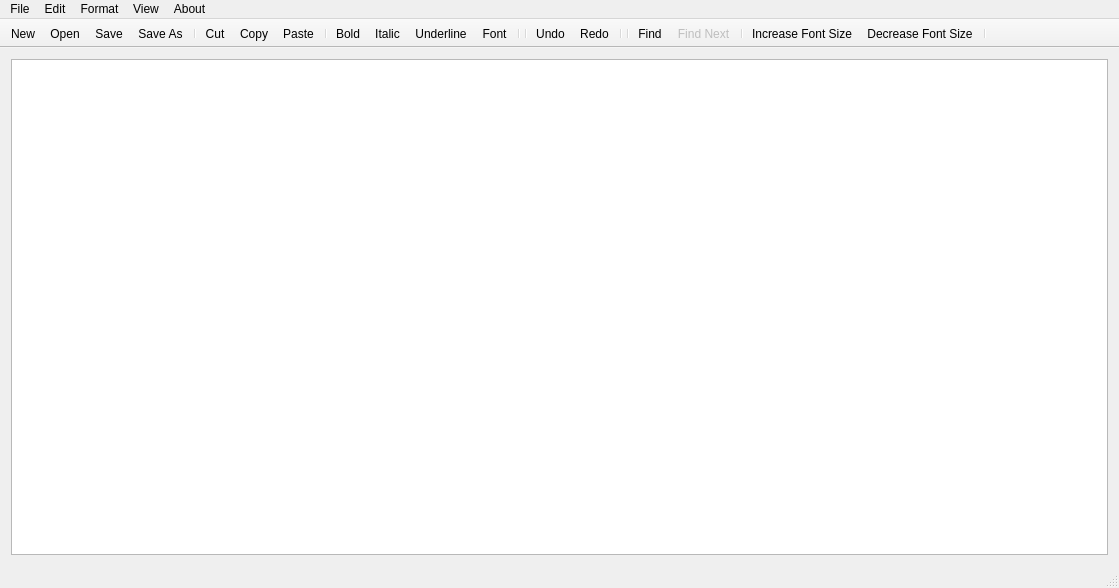
<?xml version="1.0" encoding="UTF-8"?>
<ui version="4.0">
 <class>MyNotePad</class>
 <widget class="QMainWindow" name="MyNotePad">
  <property name="geometry">
   <rect>
    <x>0</x>
    <y>0</y>
    <width>1119</width>
    <height>588</height>
   </rect>
  </property>
  <property name="windowTitle">
   <string>MyNotePad</string>
  </property>
  <widget class="QWidget" name="centralWidget">
   <layout class="QVBoxLayout" name="verticalLayout">
    <item>
     <widget class="QTextEdit" name="textEdit">
      <property name="enabled">
       <bool>true</bool>
      </property>
      <property name="lineWidth">
       <number>1</number>
      </property>
     </widget>
    </item>
   </layout>
  </widget>
  <widget class="QMenuBar" name="menuBar">
   <property name="geometry">
    <rect>
     <x>0</x>
     <y>0</y>
     <width>1119</width>
     <height>25</height>
    </rect>
   </property>
   <property name="nativeMenuBar">
    <bool>false</bool>
   </property>
   <widget class="QMenu" name="menuFile">
    <property name="title">
     <string>File</string>
    </property>
    <widget class="QMenu" name="menuOpen_Recent_Files">
     <property name="enabled">
      <bool>true</bool>
     </property>
     <property name="toolTip">
      <string>Open Recent Files</string>
     </property>
     <property name="statusTip">
      <string/>
     </property>
     <property name="title">
      <string>Open Recent Files</string>
     </property>
     <property name="icon">
      <iconset>
       <normaloff>Icons/Recent.png</normaloff>Icons/Recent.png</iconset>
     </property>
    </widget>
    <addaction name="actionNew"/>
    <addaction name="actionOpen"/>
    <addaction name="menuOpen_Recent_Files"/>
    <addaction name="separator"/>
    <addaction name="actionSave"/>
    <addaction name="actionSave_As"/>
    <addaction name="separator"/>
    <addaction name="actionExit"/>
   </widget>
   <widget class="QMenu" name="menuEdit">
    <property name="title">
     <string>Edit</string>
    </property>
    <addaction name="actionCut"/>
    <addaction name="actionCopy"/>
    <addaction name="actionPaste"/>
    <addaction name="separator"/>
    <addaction name="actionUndo"/>
    <addaction name="actionRedo"/>
    <addaction name="separator"/>
    <addaction name="actionFind"/>
    <addaction name="actionFind_Next"/>
    <addaction name="separator"/>
    <addaction name="actionZoom_In"/>
    <addaction name="actionZoom_Out"/>
    <addaction name="separator"/>
    <addaction name="actionSelect_All"/>
    <addaction name="actionClear_All"/>
    <addaction name="separator"/>
   </widget>
   <widget class="QMenu" name="menuFormat">
    <property name="title">
     <string>Format</string>
    </property>
    <widget class="QMenu" name="menuBullets">
     <property name="toolTip">
      <string>Create Bulleted List</string>
     </property>
     <property name="title">
      <string>Bullets</string>
     </property>
     <addaction name="actionDisc"/>
     <addaction name="actionCircle"/>
     <addaction name="actionSquare"/>
    </widget>
    <widget class="QMenu" name="menuNumbering">
     <property name="toolTip">
      <string>Create Numbered List</string>
     </property>
     <property name="title">
      <string>Numbering</string>
     </property>
     <addaction name="actionArabic"/>
     <addaction name="actionUppercase_Roman"/>
     <addaction name="actionLowercase_Roman"/>
     <addaction name="actionUppercase_Alphabetic"/>
     <addaction name="actionLowercase_Alphabetic"/>
    </widget>
    <addaction name="actionBold"/>
    <addaction name="actionItalic"/>
    <addaction name="actionUnderline"/>
    <addaction name="actionFont"/>
    <addaction name="separator"/>
    <addaction name="actionStrikethrough"/>
    <addaction name="actionSubscript"/>
    <addaction name="actionSuperscript"/>
    <addaction name="separator"/>
    <addaction name="menuBullets"/>
    <addaction name="menuNumbering"/>
    <addaction name="separator"/>
    <addaction name="separator"/>
    <addaction name="actionColour"/>
   </widget>
   <widget class="QMenu" name="menuAbout">
    <property name="title">
     <string>About</string>
    </property>
    <addaction name="actionAbout"/>
   </widget>
   <widget class="QMenu" name="menuView">
    <property name="title">
     <string>View</string>
    </property>
    <addaction name="actionToolbar"/>
    <addaction name="actionStatus_Bar"/>
   </widget>
   <addaction name="menuFile"/>
   <addaction name="menuEdit"/>
   <addaction name="menuFormat"/>
   <addaction name="menuView"/>
   <addaction name="menuAbout"/>
  </widget>
  <widget class="QToolBar" name="mainToolBar">
   <property name="movable">
    <bool>false</bool>
   </property>
   <property name="floatable">
    <bool>true</bool>
   </property>
   <attribute name="toolBarArea">
    <enum>TopToolBarArea</enum>
   </attribute>
   <attribute name="toolBarBreak">
    <bool>false</bool>
   </attribute>
   <addaction name="actionNew"/>
   <addaction name="actionOpen"/>
   <addaction name="actionSave"/>
   <addaction name="actionSave_As"/>
   <addaction name="separator"/>
   <addaction name="actionCut"/>
   <addaction name="actionCopy"/>
   <addaction name="actionPaste"/>
   <addaction name="separator"/>
   <addaction name="actionBold"/>
   <addaction name="actionItalic"/>
   <addaction name="actionUnderline"/>
   <addaction name="actionFont"/>
   <addaction name="separator"/>
   <addaction name="separator"/>
   <addaction name="actionUndo"/>
   <addaction name="actionRedo"/>
   <addaction name="separator"/>
   <addaction name="separator"/>
   <addaction name="actionFind"/>
   <addaction name="actionFind_Next"/>
   <addaction name="separator"/>
   <addaction name="actionZoom_In"/>
   <addaction name="actionZoom_Out"/>
   <addaction name="separator"/>
  </widget>
  <widget class="QStatusBar" name="statusBar">
   <property name="enabled">
    <bool>true</bool>
   </property>
  </widget>
  <action name="actionNew">
   <property name="icon">
    <iconset resource="icons.qrc">
     <normaloff>:/ico/Icons/New.png</normaloff>:/ico/Icons/New.png</iconset>
   </property>
   <property name="text">
    <string>New</string>
   </property>
   <property name="statusTip">
    <string>Create New Document</string>
   </property>
   <property name="shortcut">
    <string>Ctrl+N</string>
   </property>
  </action>
  <action name="actionOpen">
   <property name="icon">
    <iconset resource="icons.qrc">
     <normaloff>:/ico/Icons/Open.png</normaloff>:/ico/Icons/Open.png</iconset>
   </property>
   <property name="text">
    <string>Open</string>
   </property>
   <property name="statusTip">
    <string>Open Documents</string>
   </property>
   <property name="shortcut">
    <string>Ctrl+O</string>
   </property>
  </action>
  <action name="actionSave">
   <property name="icon">
    <iconset resource="icons.qrc">
     <normaloff>:/ico/Icons/Save.png</normaloff>:/ico/Icons/Save.png</iconset>
   </property>
   <property name="text">
    <string>Save</string>
   </property>
   <property name="statusTip">
    <string>Save Document</string>
   </property>
   <property name="shortcut">
    <string>Ctrl+S</string>
   </property>
  </action>
  <action name="actionSave_As">
   <property name="icon">
    <iconset resource="icons.qrc">
     <normaloff>:/ico/Icons/Save_As.png</normaloff>:/ico/Icons/Save_As.png</iconset>
   </property>
   <property name="text">
    <string>Save As</string>
   </property>
   <property name="statusTip">
    <string>Save Document Using New Name</string>
   </property>
   <property name="shortcut">
    <string>Ctrl+Shift+S</string>
   </property>
  </action>
  <action name="actionExit">
   <property name="icon">
    <iconset resource="icons.qrc">
     <normaloff>:/ico/Icons/Cancel.png</normaloff>:/ico/Icons/Cancel.png</iconset>
   </property>
   <property name="text">
    <string>Exit</string>
   </property>
   <property name="statusTip">
    <string>Exit MyNotePad</string>
   </property>
  </action>
  <action name="actionCut">
   <property name="icon">
    <iconset resource="icons.qrc">
     <normaloff>:/ico/Icons/Cut.png</normaloff>:/ico/Icons/Cut.png</iconset>
   </property>
   <property name="text">
    <string>Cut</string>
   </property>
   <property name="statusTip">
    <string>Cut</string>
   </property>
   <property name="shortcut">
    <string>Ctrl+X</string>
   </property>
  </action>
  <action name="actionCopy">
   <property name="icon">
    <iconset resource="icons.qrc">
     <normaloff>:/ico/Icons/Copy.png</normaloff>:/ico/Icons/Copy.png</iconset>
   </property>
   <property name="text">
    <string>Copy</string>
   </property>
   <property name="statusTip">
    <string>Copy</string>
   </property>
   <property name="shortcut">
    <string>Ctrl+C</string>
   </property>
  </action>
  <action name="actionPaste">
   <property name="icon">
    <iconset resource="icons.qrc">
     <normaloff>:/ico/Icons/Paste.png</normaloff>:/ico/Icons/Paste.png</iconset>
   </property>
   <property name="text">
    <string>Paste</string>
   </property>
   <property name="statusTip">
    <string>Paste</string>
   </property>
   <property name="shortcut">
    <string>Ctrl+V</string>
   </property>
  </action>
  <action name="actionUndo">
   <property name="icon">
    <iconset resource="icons.qrc">
     <normaloff>:/ico/Icons/Undo.png</normaloff>:/ico/Icons/Undo.png</iconset>
   </property>
   <property name="text">
    <string>Undo</string>
   </property>
   <property name="statusTip">
    <string>Undo What You Did</string>
   </property>
   <property name="shortcut">
    <string>Ctrl+X</string>
   </property>
  </action>
  <action name="actionRedo">
   <property name="icon">
    <iconset resource="icons.qrc">
     <normaloff>:/ico/Icons/Redo.png</normaloff>:/ico/Icons/Redo.png</iconset>
   </property>
   <property name="text">
    <string>Redo</string>
   </property>
   <property name="statusTip">
    <string>Redo What You Did</string>
   </property>
   <property name="shortcut">
    <string>Ctrl+Y</string>
   </property>
  </action>
  <action name="actionFind">
   <property name="icon">
    <iconset resource="icons.qrc">
     <normaloff>:/ico/Icons/Find.png</normaloff>:/ico/Icons/Find.png</iconset>
   </property>
   <property name="text">
    <string>Find</string>
   </property>
   <property name="statusTip">
    <string>Find What You Want</string>
   </property>
   <property name="shortcut">
    <string>Ctrl+F</string>
   </property>
  </action>
  <action name="actionFind_Next">
   <property name="enabled">
    <bool>false</bool>
   </property>
   <property name="icon">
    <iconset resource="icons.qrc">
     <normaloff>:/ico/Icons/Find Next.png</normaloff>:/ico/Icons/Find Next.png</iconset>
   </property>
   <property name="text">
    <string>Find Next</string>
   </property>
   <property name="statusTip">
    <string>Find Next</string>
   </property>
   <property name="shortcut">
    <string>F5</string>
   </property>
  </action>
  <action name="actionZoom_In">
   <property name="icon">
    <iconset resource="icons.qrc">
     <normaloff>:/ico/Icons/Zoom In.png</normaloff>:/ico/Icons/Zoom In.png</iconset>
   </property>
   <property name="text">
    <string>Increase Font Size</string>
   </property>
   <property name="statusTip">
    <string>Zoom In</string>
   </property>
   <property name="shortcut">
    <string>Ctrl++</string>
   </property>
  </action>
  <action name="actionZoom_Out">
   <property name="icon">
    <iconset resource="icons.qrc">
     <normaloff>:/ico/Icons/Zoom Out.png</normaloff>:/ico/Icons/Zoom Out.png</iconset>
   </property>
   <property name="text">
    <string>Decrease Font Size</string>
   </property>
   <property name="statusTip">
    <string>Zoom Out</string>
   </property>
   <property name="shortcut">
    <string>Ctrl+-</string>
   </property>
  </action>
  <action name="actionSelect_All">
   <property name="icon">
    <iconset resource="icons.qrc">
     <normaloff>:/ico/Icons/Select All.png</normaloff>:/ico/Icons/Select All.png</iconset>
   </property>
   <property name="text">
    <string>Select All</string>
   </property>
   <property name="statusTip">
    <string>Select All</string>
   </property>
   <property name="shortcut">
    <string>Ctrl+A</string>
   </property>
  </action>
  <action name="actionClear_All">
   <property name="icon">
    <iconset resource="icons.qrc">
     <normaloff>:/ico/Icons/Clear.png</normaloff>:/ico/Icons/Clear.png</iconset>
   </property>
   <property name="text">
    <string>Clear All</string>
   </property>
   <property name="statusTip">
    <string>Clear All</string>
   </property>
  </action>
  <action name="actionBold">
   <property name="checkable">
    <bool>true</bool>
   </property>
   <property name="icon">
    <iconset resource="icons.qrc">
     <normaloff>:/ico/Icons/Bold.png</normaloff>:/ico/Icons/Bold.png</iconset>
   </property>
   <property name="text">
    <string>Bold</string>
   </property>
   <property name="statusTip">
    <string>Bold Text</string>
   </property>
   <property name="shortcut">
    <string>Ctrl+B</string>
   </property>
  </action>
  <action name="actionItalic">
   <property name="checkable">
    <bool>true</bool>
   </property>
   <property name="icon">
    <iconset resource="icons.qrc">
     <normaloff>:/ico/Icons/Italic.png</normaloff>:/ico/Icons/Italic.png</iconset>
   </property>
   <property name="text">
    <string>Italic</string>
   </property>
   <property name="statusTip">
    <string>Italic Text</string>
   </property>
   <property name="shortcut">
    <string>Ctrl+I</string>
   </property>
  </action>
  <action name="actionUnderline">
   <property name="checkable">
    <bool>true</bool>
   </property>
   <property name="icon">
    <iconset resource="icons.qrc">
     <normaloff>:/ico/Icons/Underline.png</normaloff>:/ico/Icons/Underline.png</iconset>
   </property>
   <property name="text">
    <string>Underline</string>
   </property>
   <property name="statusTip">
    <string>Underline Text</string>
   </property>
   <property name="shortcut">
    <string>Ctrl+U</string>
   </property>
  </action>
  <action name="actionFont">
   <property name="icon">
    <iconset resource="icons.qrc">
     <normaloff>:/ico/Icons/Font.png</normaloff>:/ico/Icons/Font.png</iconset>
   </property>
   <property name="text">
    <string>Font</string>
   </property>
   <property name="statusTip">
    <string>Choose Font</string>
   </property>
   <property name="shortcut">
    <string>Ctrl+F</string>
   </property>
  </action>
  <action name="actionColour">
   <property name="icon">
    <iconset resource="icons.qrc">
     <normaloff>:/ico/Icons/Colour Palette.png</normaloff>:/ico/Icons/Colour Palette.png</iconset>
   </property>
   <property name="text">
    <string>Colour</string>
   </property>
   <property name="statusTip">
    <string>Choose Colour</string>
   </property>
  </action>
  <action name="actionAbout">
   <property name="icon">
    <iconset resource="icons.qrc">
     <normaloff>:/ico/Icons/About.png</normaloff>:/ico/Icons/About.png</iconset>
   </property>
   <property name="text">
    <string>About</string>
   </property>
   <property name="statusTip">
    <string>About MyNotePad</string>
   </property>
  </action>
  <action name="actionSubscript">
   <property name="checkable">
    <bool>true</bool>
   </property>
   <property name="icon">
    <iconset resource="icons.qrc">
     <normaloff>:/ico/Icons/Subscript.png</normaloff>:/ico/Icons/Subscript.png</iconset>
   </property>
   <property name="text">
    <string>Subscript</string>
   </property>
   <property name="statusTip">
    <string>Subscript</string>
   </property>
   <property name="shortcut">
    <string>Ctrl+=</string>
   </property>
  </action>
  <action name="actionSuperscript">
   <property name="checkable">
    <bool>true</bool>
   </property>
   <property name="icon">
    <iconset resource="icons.qrc">
     <normaloff>:/ico/Icons/Superscript.png</normaloff>:/ico/Icons/Superscript.png</iconset>
   </property>
   <property name="text">
    <string>Superscript</string>
   </property>
   <property name="statusTip">
    <string>Superscript</string>
   </property>
   <property name="shortcut">
    <string>Ctrl+Shift+U</string>
   </property>
  </action>
  <action name="actionStrikethrough">
   <property name="checkable">
    <bool>true</bool>
   </property>
   <property name="icon">
    <iconset resource="icons.qrc">
     <normaloff>:/ico/Icons/Strikethrough.png</normaloff>:/ico/Icons/Strikethrough.png</iconset>
   </property>
   <property name="text">
    <string>Strikethrough</string>
   </property>
   <property name="statusTip">
    <string>Strikethrough</string>
   </property>
   <property name="shortcut">
    <string>Ctrl+-</string>
   </property>
  </action>
  <action name="actionToolbar">
   <property name="checkable">
    <bool>true</bool>
   </property>
   <property name="checked">
    <bool>true</bool>
   </property>
   <property name="text">
    <string>Toolbar</string>
   </property>
   <property name="statusTip">
    <string>Show/Hide Toolbar</string>
   </property>
  </action>
  <action name="actionStatus_Bar">
   <property name="checkable">
    <bool>true</bool>
   </property>
   <property name="checked">
    <bool>true</bool>
   </property>
   <property name="text">
    <string>Status Bar</string>
   </property>
   <property name="statusTip">
    <string>Show/Hide Status Bar</string>
   </property>
  </action>
  <action name="actionDisc">
   <property name="icon">
    <iconset resource="icons.qrc">
     <normaloff>:/ico/Icons/Disc.png</normaloff>:/ico/Icons/Disc.png</iconset>
   </property>
   <property name="text">
    <string>Disc</string>
   </property>
   <property name="statusTip">
    <string>Create a Disc Bullet</string>
   </property>
  </action>
  <action name="actionCircle">
   <property name="icon">
    <iconset resource="icons.qrc">
     <normaloff>:/ico/Icons/Circle.png</normaloff>:/ico/Icons/Circle.png</iconset>
   </property>
   <property name="text">
    <string>Circle</string>
   </property>
   <property name="statusTip">
    <string>Create a Circle Bullet</string>
   </property>
  </action>
  <action name="actionSquare">
   <property name="icon">
    <iconset resource="icons.qrc">
     <normaloff>:/ico/Icons/Square.png</normaloff>:/ico/Icons/Square.png</iconset>
   </property>
   <property name="text">
    <string>Square</string>
   </property>
   <property name="statusTip">
    <string>Create a Square Bullet</string>
   </property>
  </action>
  <action name="actionArabic">
   <property name="icon">
    <iconset resource="icons.qrc">
     <normaloff>:/ico/Icons/Arabic Numbers.png</normaloff>:/ico/Icons/Arabic Numbers.png</iconset>
   </property>
   <property name="text">
    <string>Arabic</string>
   </property>
   <property name="statusTip">
    <string>Create Arabic Number List</string>
   </property>
  </action>
  <action name="actionUppercase_Roman">
   <property name="icon">
    <iconset resource="icons.qrc">
     <normaloff>:/ico/Icons/Uppercase Roman.png</normaloff>:/ico/Icons/Uppercase Roman.png</iconset>
   </property>
   <property name="text">
    <string>Uppercase Roman</string>
   </property>
   <property name="statusTip">
    <string>Create Uppercase Roman Number List</string>
   </property>
  </action>
  <action name="actionLowercase_Roman">
   <property name="icon">
    <iconset resource="icons.qrc">
     <normaloff>:/ico/Icons/Lowercase Roman.png</normaloff>:/ico/Icons/Lowercase Roman.png</iconset>
   </property>
   <property name="text">
    <string>Lowercase Roman</string>
   </property>
   <property name="statusTip">
    <string>Create Lowercase Roman Number List</string>
   </property>
  </action>
  <action name="actionUppercase_Alphabetic">
   <property name="icon">
    <iconset resource="icons.qrc">
     <normaloff>:/ico/Icons/Uppercase Alphabet.png</normaloff>:/ico/Icons/Uppercase Alphabet.png</iconset>
   </property>
   <property name="text">
    <string>Uppercase Alphabetic</string>
   </property>
   <property name="statusTip">
    <string>Create Uppercase Alphabetic List</string>
   </property>
  </action>
  <action name="actionLowercase_Alphabetic">
   <property name="icon">
    <iconset resource="icons.qrc">
     <normaloff>:/ico/Icons/Lowercase Alphabet.png</normaloff>:/ico/Icons/Lowercase Alphabet.png</iconset>
   </property>
   <property name="text">
    <string>Lowercase Alphabetic</string>
   </property>
   <property name="statusTip">
    <string>Create Lowercase Alphabetic List</string>
   </property>
  </action>
 </widget>
 <layoutdefault spacing="6" margin="11"/>
 <resources>
  <include location="icons.qrc"/>
 </resources>
 <connections/>
</ui>
